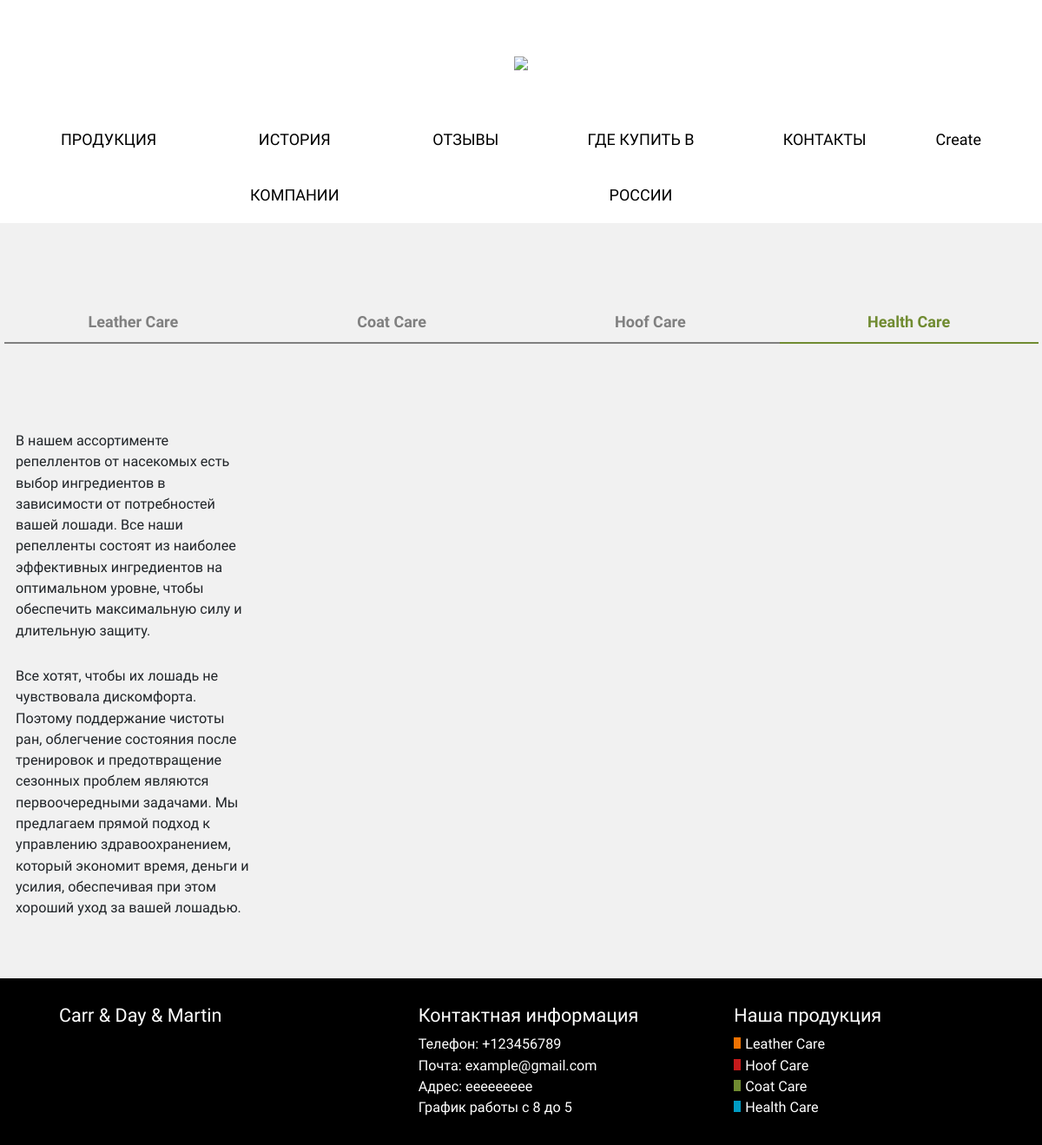
Page /products/health on the earlier database version.
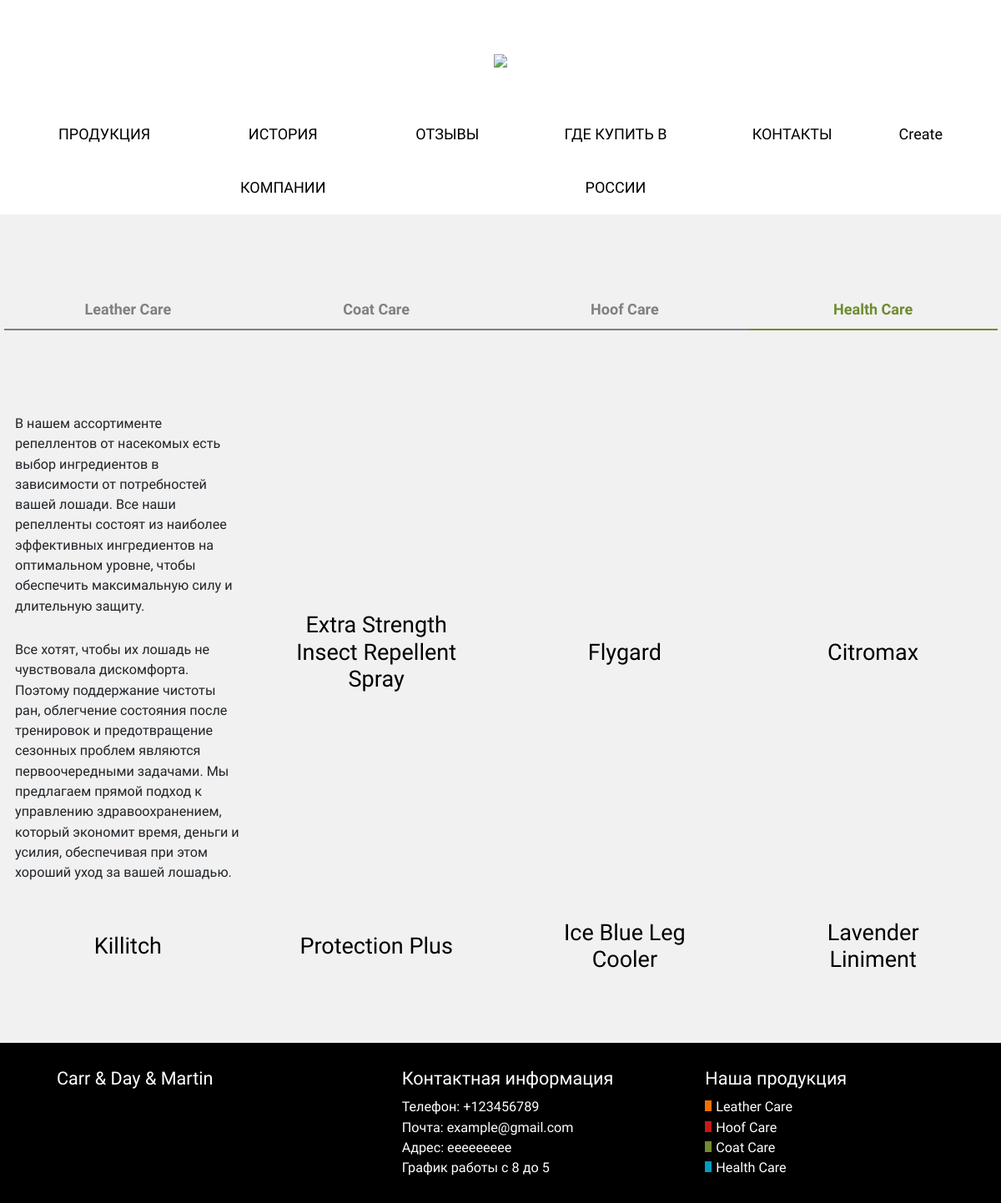
Same page on the later database version.
### main.py (models this page shows, shortened)
class ProductItem(db.Model):
    id = db.Column(db.Integer, primary_key=True)
    name = db.Column(db.String(200), nullable=False)
    smallDecription = db.Column(db.Text, nullable=False)
    decription = db.Column(db.Text, nullable=False)
    application = db.Column(db.Text, nullable=False)
    size = db.Column(db.String(100), nullable=False)
    Type = db.Column(db.String(100), nullable=False)

### main.py (the view)
@app.route('/products/health')
def productshealth():
    productitem = ProductItem.query.all()
    return render_template('products-health.html', productitem=productitem)

### templates/products-health.html (shortened to what this page needs)
{% extends 'main.html' %}
{% block link %}
<link rel="stylesheet" href="{{ url_for('static', filename='../static/css/products.css') }}">
{% endblock %}
{% block body %}
<main>
    <div class="products-tab">
        <div class="container-big">
            <div class="row">
                <div class="col-lg-3 col-md-6 li"><a href="/products/leather">Leather Care</a></div>
                <div class="col-lg-3 col-md-6 li"><a href="/products/coat">Coat Care</a></div>
                <div class="col-lg-3 col-md-6 li"><a href="/products/hoof">Hoof Care</a></div>
                <div style="border-bottom: 2px solid #708B31;" class="col-lg-3 col-md-6 li"><a style="color: #708B31;"
                        href="/products/health">Health Care</a></div>
            </div>
        </div>
    </div>
    <div class="products-section">
        <div class="container-big">
            <div class="row">
                <div class="col-lg-3 col-md-12 products-card inf">
                    <p>В нашем ассортименте репеллентов от насекомых есть выбор ингредиентов в зависимости от
                        потребностей вашей лошади. Все наши репелленты состоят из наиболее эффективных ингредиентов на
                        оптимальном уровне, чтобы обеспечить максимальную силу и длительную защиту.</p>
                    <p>
                        Все хотят, чтобы их лошадь не чувствовала дискомфорта. Поэтому поддержание чистоты ран,
                        облегчение состояния после тренировок и предотвращение сезонных проблем являются первоочередными
                        задачами. Мы предлагаем прямой подход к управлению здравоохранением, который экономит время,
                        деньги и усилия, обеспечивая при этом хороший уход за вашей лошадью.
                    </p>
                </div>
                {% for el in productitem %}
                {% if el.Type == 'health' %}
                <div class="col-lg-3 col-md-6 products-card">
                    <a href="/products/{{el.Type}}/{{el.id}}">
                        <h3>{{el.name}}</h3>
                    </a>
                </div>
                {% endif %}
                {% endfor %}
            </div>
        </div>
    </div>
</main>
{% endblock %}

Differences in the rows shown:
added ProductItem: name "Extra Strength Insect Repellent Spray"
added ProductItem: name "Flygard"
added ProductItem: name "Citromax"
added ProductItem: name "Killitch"
added ProductItem: name "Protection Plus"
added ProductItem: name "Ice Blue Leg Cooler"
added ProductItem: name "Lavender Liniment"
